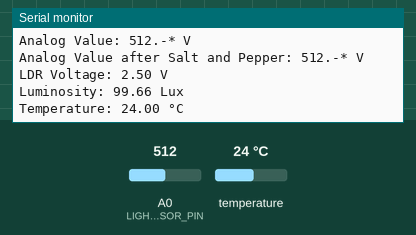
A sketch run on a simulated Arduino Uno, built with avr-gcc and run on an emulated ATmega328P. Parts: the last lines printed to the serial monitor. The inputs (shaded band) are chosen by the test bench; at power-on: A0 (LIGHT_SENSOR_PIN) = 512, temperature 24 °C.

Above: at 2.7 s.
2.8 s: A0 (LIGHT_SENSOR_PIN) set to 716
At 5.9 s:
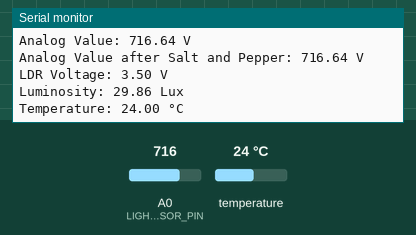
6.2 s: A0 (LIGHT_SENSOR_PIN) set to 910
At 9.2 s:
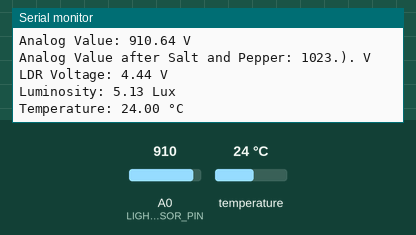
12.0 s: A0 (LIGHT_SENSOR_PIN) set to 1023
At 15.1 s:
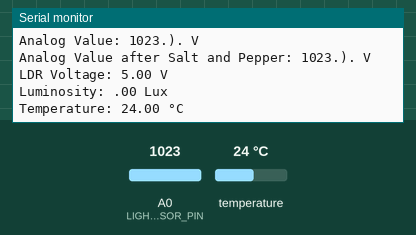
17.8 s: temperature set to 12 °C
At 19.4 s:
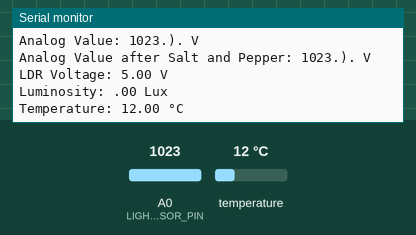
20.4 s: temperature set to 19 °C
At 23.6 s:
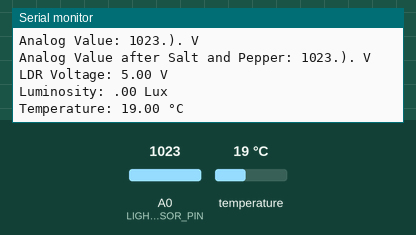
Timing chart, 0 to 24.0 s (numbered marks = the images above; inputs shaded):
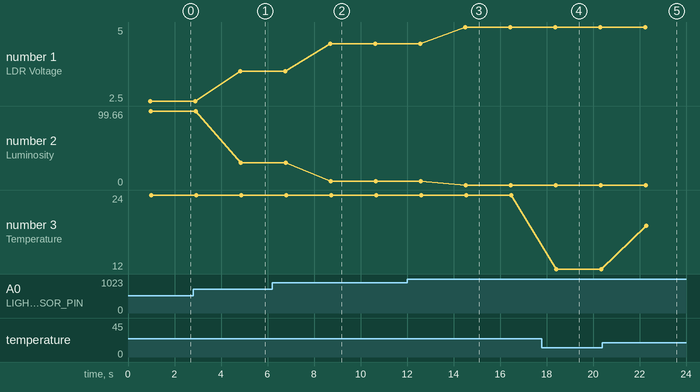

Measured:
- after the input at 2.8 s, the serial monitor: prints a new line after 2.0 s (image 1)
- after the input at 6.2 s, the serial monitor: prints a new line after 2.4 s (image 2)
- after the input at 12.0 s, the serial monitor: prints a new line after 2.4 s (image 3)
- after the input at 17.8 s, the serial monitor: prints a new line after 0.62 s (image 4)
- after the input at 20.4 s, the serial monitor: prints a new line after 1.9 s (image 5)
- plotted number 1: 2.5 → 3.5 after the input at 2.8 s, 3.5 → 4.44 after the input at 6.2 s, 4.44 → 5 after the input at 12.0 s
- plotted number 2: 99.66 → 29.86 after the input at 2.8 s, 29.86 → 5.13 after the input at 6.2 s, 5.13 → 0 after the input at 12.0 s
- plotted number 3: 24 → 12 after the input at 17.8 s, 12 → 19 after the input at 20.4 s

The sketch:

sketch.ino
```cpp
#include <OneWire.h>
#include <DallasTemperature.h>
#include <stdio.h>
#include "filters.h"
#include "utils.h"

#define LIGHT_SENSOR_PIN A0
#define TEMPERATURE_SENSOR_PIN 2
#define DELAY_INTERVAL 100

char stringResult[20];
int count = 0;
int analogValues[WINDOW_SIZE];
float weights[WINDOW_SIZE];

OneWire oneWire(TEMPERATURE_SENSOR_PIN);
DallasTemperature temperatureSensor(&oneWire);

void setup() {
  Serial.begin(9600);
  redirectOutput();
  updateWeights();
  temperatureSensor.begin();
}

void loop() {
  int analogValue = analogRead(LIGHT_SENSOR_PIN);
  if (count < WINDOW_SIZE) {
    analogValues[count] = analogValue;
    count++;
    delay(DELAY_INTERVAL);
  }
  int analogValueSalt = saltAndPepperFilter(analogValue);
  int analogValueWeighted = weightedAverageFilter(analogValues, weights);
  float voltage = analogValue / 1024. * 5;
  float lux = voltageToLux(voltage);
  temperatureSensor.requestTemperatures();
  float tempC = temperatureSensor.getTempCByIndex(0);

  floatToString(analogValue, stringResult);
  printf("Analog Value: %s V\n", stringResult);
  floatToString(analogValueSalt, stringResult);
  printf("Analog Value after Salt and Pepper: %s V\n", stringResult);
  floatToString(voltage, stringResult);
  printf("LDR Voltage: %s V\n", stringResult);
  floatToString(lux, stringResult);
  printf("Luminosity: %s Lux\n", stringResult);
  printf("Temperature: ");
  if(tempC != DEVICE_DISCONNECTED_C) {
    floatToString(tempC, stringResult);
    printf("%s °C\n", stringResult);
  } else {
    printf("Error: Unable to read temperature data\n");
  }
  delay(DELAY_INTERVAL*10);
}
```

filters.h
```cpp
#ifndef FILTERS_H
#define FILTERS_H

#define WINDOW_SIZE 100

const int SALT_THRESHOLD = 100;
const int PEPPER_THRESHOLD = 900;
const int SALT_VALUE = 0;
const int PEPPER_VALUE = 1023;
int saltAndPepperFilter(int analogVal);
int weightedAverageFilter(int analogValues[], float weights[]);
void updateWeights();

#endif
```

filters.ino
```cpp
#include "filters.h"

int saltAndPepperFilter(int analogVal) {
    if (analogVal < SALT_THRESHOLD) {
        return SALT_VALUE;
    } else if (analogVal > PEPPER_THRESHOLD) {
        return PEPPER_VALUE;
    } else {
        return analogVal;
    }
}

int weightedAverageFilter(int analogValues[], float weights[]) {
    float sum = 0.0;
    for (int i = 0; i < WINDOW_SIZE; i++) {
        sum += analogValues[i] * weights[i];
    }
    return int(sum);
}

void updateWeights() {
    for (int i = 0; i < WINDOW_SIZE; i++) {
        weights[i] = 1.0 / WINDOW_SIZE;
    }
}
```

output.ino
```cpp
FILE f_out;
int sput(char c, __attribute__((unused)) FILE* f) {
  return !Serial.write(c);
}

void redirectOutput(){
  fdev_setup_stream(&f_out, sput, nullptr, _FDEV_SETUP_WRITE);
  stdout = &f_out;
}
```

utils.h
```cpp
#ifndef UTILS_H
#define UTILS_H

#define GAMMA 0.7
#define RL10 50
float voltageToLux(float voltage);
void floatToString(float fVal, char *output);

#endif
```

utils.ino
```cpp
#include "utils.h"

float voltageToLux(float voltage) {
    float resistance = 2000 * voltage / (1 - voltage / 5);
    float lux = pow(RL10 * 1e3 * pow(10, GAMMA) / resistance, (1 / GAMMA));
    return lux;
}

void floatToString(float fVal, char *output) {
    int dVal, dec, i;
    bool isNegative = false;

    if (fVal < 0) {
        isNegative = true;
        fVal = -fVal;
    }

    fVal += 0.005;
    dVal = fVal;
    dec = (int)(fVal * 100) % 100;
    output[0] = (dec % 10) + '0';
    output[1] = (dec / 10) + '0';
    output[2] = '.';
    i = 3;
    while (dVal > 0) {
        output[i] = (dVal % 10) + '0';
        dVal /= 10;
        i++;
    }
    output[i] = '\0';

    int len = strlen(output);
    for (int j = 0; j < len / 2; j++) {
        char temp = output[j];
        output[j] = output[len - j - 1];
        output[len - j - 1] = temp;
    }

    if (isNegative) {
        for (int j = len + 1; j >= 0; j--) {
            output[j + 1] = output[j];
        }
        output[0] = '-';
    }
}
```
